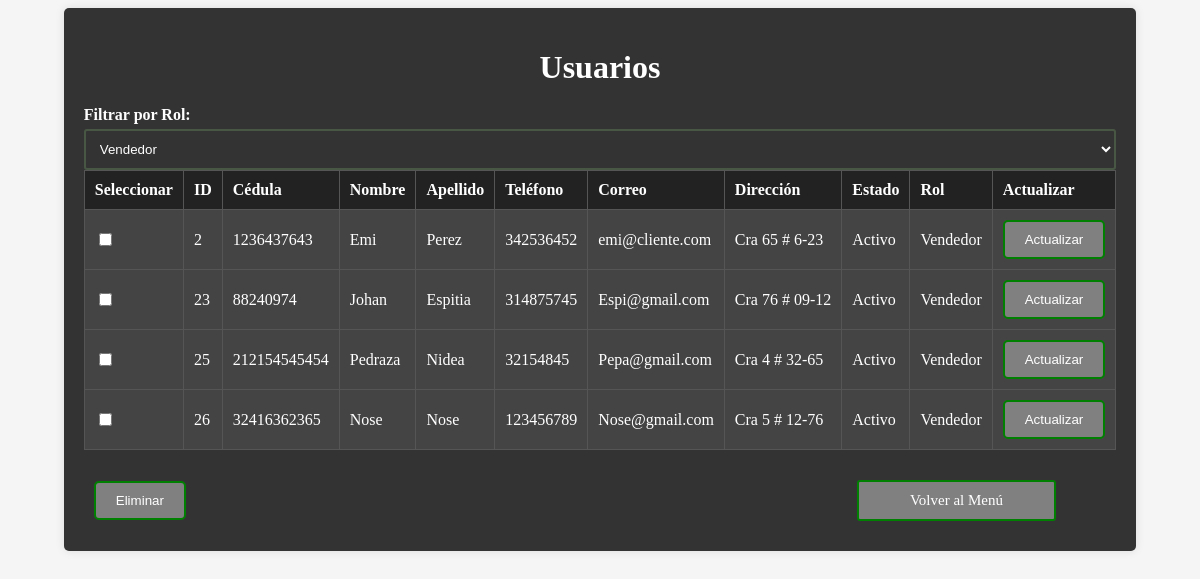
/Formularios/Admin/Usuarios/Usuariodate.php?filtro_rol=2, run on the app's committed database.
### tables this page shows
CREATE TABLE `persona` (
  `id_Persona` int(11) NOT NULL,
  `nombres` varchar(250) NOT NULL,
  `apellidos` varchar(250) NOT NULL,
  `correo` varchar(250) NOT NULL,
  `Cedula` bigint(20) NOT NULL,
  `Telefono` bigint(20) NOT NULL,
  `Direccion` varchar(50) NOT NULL
);

CREATE TABLE `estado` (
  `id_estado` int(11) NOT NULL,
  `Nombre` varchar(20) NOT NULL
);

CREATE TABLE `rol` (
  `id_Rol` int(11) NOT NULL,
  `rol` varchar(250) NOT NULL
);

### Formularios/Admin/Usuarios/Usuariodate.php (the view, shortened to what this page needs)
<!DOCTYPE html>
<html lang="es">
<head>
    <link rel="stylesheet" href="../../../css/AdminUser.css?<?php echo time(); ?>">
</head>
<body>
<div class="container">
<h1>Usuarios</h1>
<form method="GET" action="">
    <label for="filtro_rol">Filtrar por Rol:</label>
    <select id="filtro_rol" name="filtro_rol" onchange="this.form.submit()">
        <?php
        include('../../../include/conexion.php');
         $query_roles = "SELECT * FROM rol WHERE id_Rol IN (1, 2)";
         $result_roles = mysqli_query($conn, $query_roles);
        while ($row = mysqli_fetch_assoc($result_roles)) {
            $selected = isset($_GET['filtro_rol']) && $_GET['filtro_rol'] == $row['id_Rol'] ? 'selected' : '';
            echo "<option value=\"{$row['id_Rol']}\" $selected>{$row['rol']}</option>";
        }
        ?>
    </select>
</form>
<?php
include('../../../include/Conexion.php');
$filtro_rol = isset($_GET['filtro_rol']) ? $_GET['filtro_rol'] : '';
$consulta = "
    SELECT persona.*, rol.rol, estado.Nombre
    FROM persona
    LEFT JOIN user_rol ON persona.id_Persona = user_rol.id_Persona
    LEFT JOIN rol ON user_rol.id_Rol = rol.id_Rol
    LEFT JOIN estado ON user_rol.id_estado = estado.id_estado
    WHERE user_rol.id_Rol IN (1, 2)";
if (!empty($filtro_rol)) {
    $consulta .= " AND user_rol.id_Rol  = $filtro_rol";
}
$resultado = mysqli_query($conn, $consulta);
if (mysqli_num_rows($resultado) > 0) {
    echo "<form id='eliminarForm' action='' method='post'>";
    echo "<table>";
    echo "<tr><th>Seleccionar</th><th>ID</th><th>Cédula</th><th>Nombre</th><th>Apellido</th><th>Teléfono</th><th>Correo</th><th>Dirección</th><th>Estado</th><th>Rol</th><th>Actualizar</th></tr>";
    while ($fila = mysqli_fetch_assoc($resultado)) {
        echo "<tr>";
        echo "<td><input type='checkbox' name='eliminar[]' value='" . $fila['id_Persona'] . "'></td>";
        echo "<td>" . $fila['id_Persona'] . "</td>";
        echo "<td>" . $fila['Cedula'] . "</td>";
        echo "<td>" . $fila['nombres'] . "</td>";
        echo "<td>" . $fila['apellidos'] . "</td>";
        echo "<td>" . $fila['Telefono'] . "</td>";
        echo "<td>" . $fila['correo'] . "</td>";
        echo "<td>" . $fila['Direccion'] . "</td>";
        echo "<td>" . $fila['Nombre'] . "</td>";
        echo "<td>" . $fila['rol'] . "</td>";
        echo "<td><input type='button' value='Actualizar' onclick='abrirModal(" . json_encode($fila) . ")' class='botonEditar'></td>";
        echo "</tr>";
    }
    echo "</table>";
    echo "<input type='button' value='Eliminar' onclick='confirmarEliminacion()' class='botonEliminar'>";
    echo "<a href='../../../template/Admin.php' class='btn'>Volver al Menú</a>";
    echo "</form>";
} else {
    echo "No hay registros para mostrar.";
}
?>
</div>
</body>
</html>

### css/AdminUser.css (style rules this page uses)
body { display: flex; justify-content: center; align-items: flex-start; min-height: 100vh; overflow: auto; background-color: #f5f5f5; }
.container { padding: 20px; background-color: #333; border-radius: 5px; box-shadow: 0 0 10px rgba(0, 0, 0, 0.1); }
h1 { text-align: center; color: white; margin-bottom: 20px; }
table { width: 100%; border-collapse: collapse; background-color: #444; margin-bottom: 20px; }
th, td { padding: 10px; border: 1px solid #555; text-align: left; color: white; }
th { background-color: #222; }
.btn { background-color: gray; color: white; border: 2px solid green; padding: 10px 20px; text-align: center; text-decoration: none; display: inline-block; font-size: 15px; margin: 10px 0; cursor: pointer; width: 15%; border-radius: 3px; }
label { font-weight: bold; display: block; margin-bottom: 5px; color: white; }
input[type="text"], input[type="number"], select, textarea { width: 100%; padding: 10px; border: 2px solid #485744; border-radius: 3px; box-sizing: border-box; background-color: #333; color: white; }
.botonEliminar { margin-right: 65%; margin-left: 10px; background-color: gray; color: white; border: 2px solid green; padding: 10px 20px; border-radius: 5px; cursor: pointer; transition: background-color 0.3s ease, color 0.3s ease; }
.botonEditar { background-color: gray; color: white; border: 2px solid green; padding: 10px 20px; border-radius: 5px; cursor: pointer; transition: background-color 0.3s ease, color 0.3s ease; }

### data on the page
persona: id_Persona "2", Cedula "1236437643", nombres "Emi", apellidos "Perez", Telefono "342536452", correo "emi@cliente.com", Direccion "Cra 65 # 6-23", estado.Nombre "Activo", rol.rol "Vendedor"
persona: id_Persona "23", Cedula "88240974", nombres "Johan", apellidos "Espitia", Telefono "314875745", correo "Espi@gmail.com", Direccion "Cra 76 # 09-12", estado.Nombre "Activo", rol.rol "Vendedor"
persona: id_Persona "25", Cedula "212154545454", nombres "Pedraza", apellidos "Nidea", Telefono "32154845", correo "Pepa@gmail.com", Direccion "Cra 4 # 32-65", estado.Nombre "Activo", rol.rol "Vendedor"
persona: id_Persona "26", Cedula "32416362365", nombres "Nose", apellidos "Nose", Telefono "123456789", correo "Nose@gmail.com", Direccion "Cra 5 # 12-76", estado.Nombre "Activo", rol.rol "Vendedor"

### other printed values
form field filtro_rol "Vendedor"
